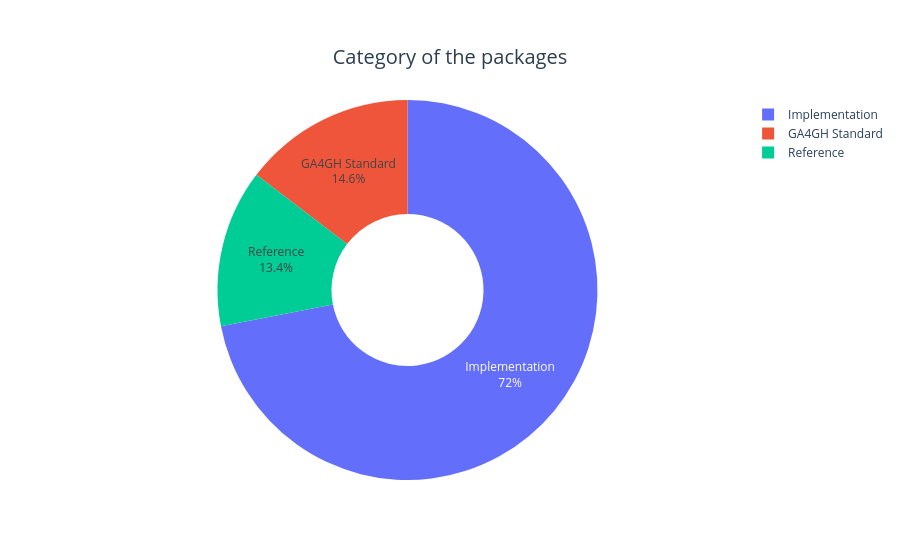

Write notebook code for a chart like this one.
### Markdown cell above
## PyPi

### Code cell
pypi_type_counts = pypi_df['category'].value_counts().reset_index()
pypi_type_counts.columns = ["Category", "Count"]

def plot_pypi_status():
        
    fig = go.Figure(data=[
        go.Pie(
            labels=pypi_type_counts["Category"],
            values=pypi_type_counts["Count"],
            hole=0.4,
            textinfo="label+percent",
            hoverinfo="label+value+percent"
        )
    ])
    
    fig.update_layout(
        title={
            "text": "Category of the packages",
            "x": 0.5,          # center title
            "xanchor": "center",
            "yanchor": "top",
            "font": {"size": 20, "color": "#2C3E50"}
        },
        plot_bgcolor="#f9f9f9",
        paper_bgcolor="#ffffff"
    )

    fig.show()
plot_pypi_status()

### Figure 1 — Plotly figure (JSON) as saved in the notebook; plotly's stock layout.template omitted (floating-point values rounded to 4 significant figures)
{"data": [{"hole": 0.4, "hoverinfo": "label+value+percent", "labels": ["Implementation", "GA4GH Standard", "Reference"], "textinfo": "label+percent", "type": "pie", "values": [59, 12, 11]}], "layout": {"paper_bgcolor": "#ffffff", "plot_bgcolor": "#f9f9f9", "title": {"font": {"color": "#2C3E50", "size": 20}, "text": "Category of the packages", "x": 0.5, "xanchor": "center", "yanchor": "top"}}}
